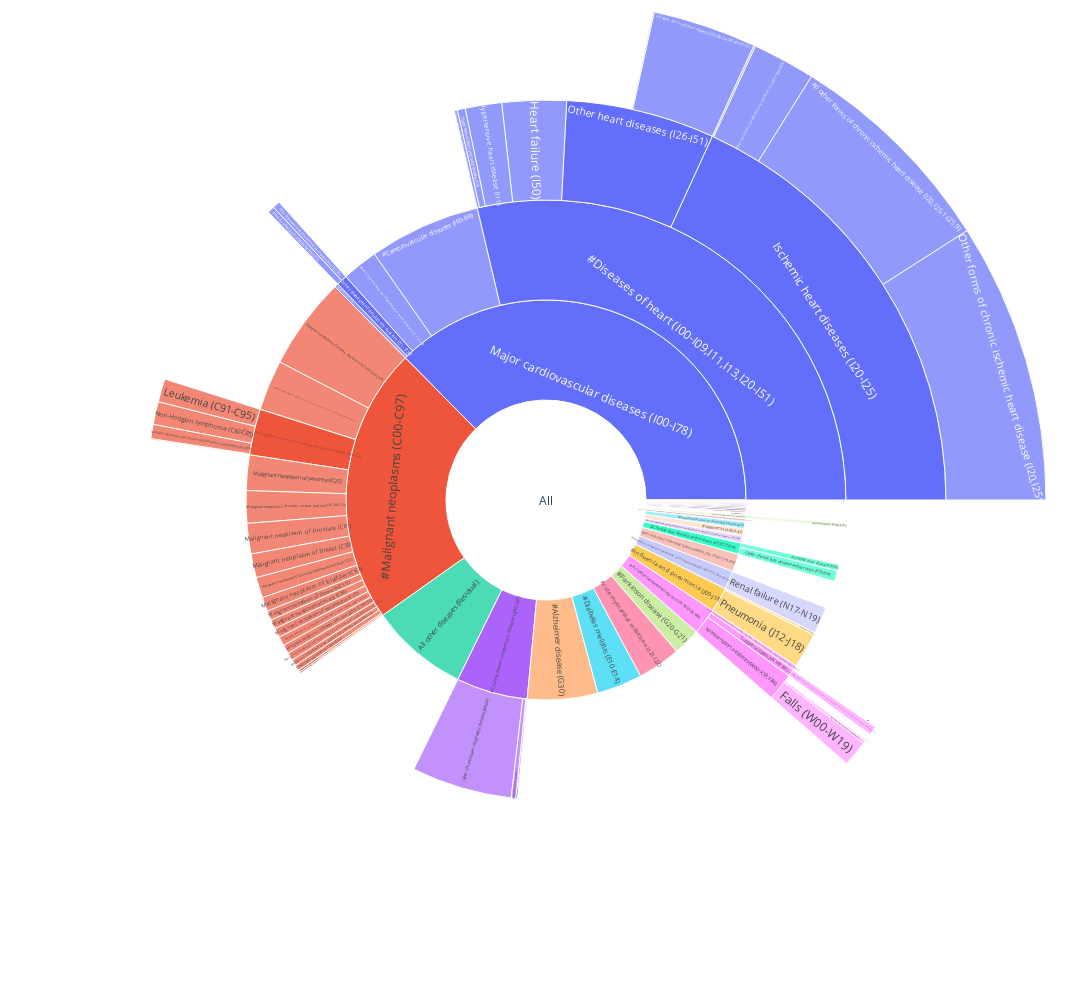

Notebook cell for this chart:
### Code cell
fig = px.sunburst(
    plot_dic,
    names='targets',
    parents='parents',
    values='values',
)
fig.update_layout(
    autosize=False,
    width=1800,
    height=1000,
    margin=dict(
        l=0,
        r=0,
        b=0,
        t=0,
        pad=0
    ),
)
fig.show()

fig.write_html("CauseOfCircle.html")

### Figure 1 — Plotly figure (JSON) as saved in the notebook; plotly's stock layout.template omitted (floating-point values rounded to 4 significant figures)
{"data": [{"domain": {"x": [0, 1], "y": [0, 1]}, "hovertemplate": "targets=%{label}<br>value=%{value}<br>parent=%{parent}<extra></extra>", "labels": ["All", "Certain other intestinal infections (A04,A07-A09)", "#Tuberculosis (A16-A19)", "Respiratory tuberculosis (A16)", "#Septicemia (A40-A41)", "#Viral hepatitis (B15-B19)", "#Human immunodeficiency virus (HIV) disease (B20-B24)", "Other and unspecified infectious and parasitic diseases and their sequelae (A00,A05,A20-A36,A42-A44,A48-A49,A54-A79,A81-A82,A85.0-A85.1,A85.8,A86-B04,B06-B09,B25-B49,B55-B99,U07.1)", "#Malignant neoplasms (C00-C97)", "Malignant neoplasms of lip, oral cavity and pharynx (C00-C14)", "Malignant neoplasm of esophagus (C15)", "Malignant neoplasm of stomach (C16)", "Malignant neoplasms of colon, rectum and anus (C18-C21)", "Malignant neoplasms of liver and intrahepatic bile ducts (C22)", "Malignant neoplasm of pancreas (C25)", "Malignant neoplasm of larynx (C32)", "Malignant neoplasms of trachea, bronchus and lung (C33-C34)", "Malignant melanoma of skin (C43)", "Malignant neoplasm of breast (C50)", "Malignant neoplasm of cervix uteri (C53)", "Malignant neoplasms of corpus uteri and uterus, part unspecified (C54-C55)", "Malignant neoplasm of ovary (C56)", "Malignant neoplasm of prostate (C61)", "Malignant neoplasms of kidney and renal pelvis (C64-C65)", "Malignant neoplasm of bladder (C67)", "Malignant neoplasms of meninges, brain and other parts of central nervous system (C70-C72)", "Malignant neoplasms of lymphoid, hematopoietic and related tissue (C81-C96)", "Hodgkin disease (C81)", "Non-Hodgkin lymphoma (C82-C85)", "Leukemia (C91-C95)", "Multiple myeloma and immunoproliferative neoplasms (C88,C90)", "All other and unspecified malignant neoplasms (C17,C23-C24,C26-C31,C37-C41,C44-C49,C51-C52,C57-C60,C62-C63,C66,C68-C69,C73-C80,C97)", "#In situ neoplasms, benign neoplasms and neoplasms of uncertain or unknown behavior (D00-D48)", "#Anemias (D50-D64)", "#Diabetes mellitus (E10-E14)", "#Nutritional deficiencies (E40-E64)", "Malnutrition (E40-E46)", "#Meningitis (G00,G03)", "#Parkinson disease (G20-G21)", "#Alzheimer disease (G30)", "Major cardiovascular diseases (I00-I78)", "#Diseases of heart (I00-I09,I11,I13,I20-I51)", "Acute rheumatic fever and chronic rheumatic heart diseases (I00-I09)", "Hypertensive heart disease (I11)", "Hypertensive heart and renal disease (I13)", "Ischemic heart diseases (I20-I25)", "Acute myocardial infarction (I21-I22)", "Other acute ischemic heart diseases (I24)", "Other forms of chronic ischemic heart disease (I20,I25)", "Atherosclerotic cardiovascular disease, so described (I25.0)", "All other forms of chronic ischemic heart disease (I20,I25.1-I25.9)", "Other heart diseases (I26-I51)", "Acute and subacute endocarditis (I33)", "Diseases of pericardium and acute myocarditis (I30-I31,I40)", "Heart failure (I50)", "All other forms of heart disease (I26-I28,I34-I38,I42-I49,I51)", "#Essential hypertension and hypertensive renal disease (I10,I12,I15)", "#Cerebrovascular diseases (I60-I69)", "#Atherosclerosis (I70)", "Other diseases of circulatory system (I71-I78)", "#Aortic aneurysm and dissection (I71)", "Other diseases of arteries, arterioles and capillaries (I72-I78)", "Other disorders of circulatory system (I80-I99)", "#Influenza and pneumonia (J09-J18)", "Influenza (J09-J11)", "Pneumonia (J12-J18)", "#Chronic lower respiratory diseases (J40-J47)", "Emphysema (J43)", "Asthma (J45-J46)", "Other chronic lower respiratory diseases (J44,J47)", "#Pneumoconioses and chemical effects (J60-J66,J68,U07.0)", "#Pneumonitis due to solids and liquids (J69)", "Other diseases of respiratory system (J00-J06,J30- J39,J67,J70-J98)", "#Peptic ulcer (K25-K28)", "#Diseases of appendix (K35-K38)", "#Hernia (K40-K46)", "#Chronic liver disease and cirrhosis (K70,K73-K74)", "Alcoholic liver disease (K70)", "Other chronic liver disease and cirrhosis (K73-K74)", "#Cholelithiasis and other disorders of gallbladder (K80-K82)", "#Nephritis, nephrotic syndrome and nephrosis (N00-N07,N17-N19,N25-N27)", "Acute and rapidly progressive nephritic and nephrotic syndrome (N00-N01,N04)", "Renal failure (N17-N19)", "#Infections of kidney (N10-N12,N13.6,N15.1)", "#Hyperplasia of prostate (N40)", "#Congenital malformations, deformations and chromosomal abnormalities (Q00-Q99)", "Symptoms, signs and abnormal clinical and laboratory findings, not elsewhere classified (R00-R99)", "All other diseases (Residual) ", "#Accidents (unintentional injuries) (V01-X59,Y85-Y86)", "Transport accidents (V01-V99,Y85)", "Motor vehicle accidents (V02-V04,V09.0,V09.2,V12-V14,V19.0-V19.2,V19.4-V19.6,V20-V79,V80.3-V80.5,V81.0-V81.1,V82.0-V82.1,V83-V86,V87.0-V87.8,V88.0-V88.8,V89.0,V89.2)", "Other land transport accidents (V01,V05-V06,V09.1,V09.3-V09.9,V10-V11,V15-V18,V19.3,V19.8-V19.9,V80.0-V80.2,V80.6-V80.9,V81.2-V81.9,V82.2-V82.9,V87.9,V88.9,V89.1,V89.3,V89.9)", "Water, air and space, and other and unspecified transport accidents and their sequelae (V90-V99,Y85)", "Nontransport accidents (W00-X59,Y86)", "Falls (W00-W19)", "Accidental drowning and submersion (W65-W74)", "Accidental exposure to smoke, fire and flames (X00-X09)", "Accidental poisoning and exposure to noxious substances (X40-X49)", "Other and unspecified nontransport accidents and their sequelae (W20-W31,W35-W64,W75-W99,X10-X39,X50-X59,Y86)"], "name": "", "parents": ["", "All", "All", "#Tuberculosis (A16-A19)", "All", "All", "All", "All", "All", "#Malignant neoplasms (C00-C97)", "#Malignant neoplasms (C00-C97)", "#Malignant neoplasms (C00-C97)", "#Malignant neoplasms (C00-C97)", "#Malignant neoplasms (C00-C97)", "#Malignant neoplasms (C00-C97)", "#Malignant neoplasms (C00-C97)", "#Malignant neoplasms (C00-C97)", "#Malignant neoplasms (C00-C97)", "#Malignant neoplasms (C00-C97)", "#Malignant neoplasms (C00-C97)", "#Malignant neoplasms (C00-C97)", "#Malignant neoplasms (C00-C97)", "#Malignant neoplasms (C00-C97)", "#Malignant neoplasms (C00-C97)", "#Malignant neoplasms (C00-C97)", "#Malignant neoplasms (C00-C97)", "#Malignant neoplasms (C00-C97)", "Malignant neoplasms of lymphoid, hematopoietic and related tissue (C81-C96)", "Malignant neoplasms of lymphoid, hematopoietic and related tissue (C81-C96)", "Malignant neoplasms of lymphoid, hematopoietic and related tissue (C81-C96)", "Malignant neoplasms of lymphoid, hematopoietic and related tissue (C81-C96)", "#Malignant neoplasms (C00-C97)", "All", "All", "All", "All", "#Nutritional deficiencies (E40-E64)", "All", "All", "All", "All", "Major cardiovascular diseases (I00-I78)", "#Diseases of heart (I00-I09,I11,I13,I20-I51)", "#Diseases of heart (I00-I09,I11,I13,I20-I51)", "#Diseases of heart (I00-I09,I11,I13,I20-I51)", "#Diseases of heart (I00-I09,I11,I13,I20-I51)", "All", "Ischemic heart diseases (I20-I25)", "Ischemic heart diseases (I20-I25)", "Ischemic heart diseases (I20-I25)", "Ischemic heart diseases (I20-I25)", "#Diseases of heart (I00-I09,I11,I13,I20-I51)", "Other heart diseases (I26-I51)", "Other heart diseases (I26-I51)", "#Diseases of heart (I00-I09,I11,I13,I20-I51)", "Other heart diseases (I26-I51)", "Major cardiovascular diseases (I00-I78)", "Major cardiovascular diseases (I00-I78)", "Major cardiovascular diseases (I00-I78)", "Major cardiovascular diseases (I00-I78)", "Other diseases of circulatory system (I71-I78)", "Other diseases of circulatory system (I71-I78)", "All", "All", "#Influenza and pneumonia (J09-J18)", "#Influenza and pneumonia (J09-J18)", "All", "#Chronic lower respiratory diseases (J40-J47)", "#Chronic lower respiratory diseases (J40-J47)", "#Chronic lower respiratory diseases (J40-J47)", "All", "All", "All", "All", "All", "All", "All", "#Chronic liver disease and cirrhosis (K70,K73-K74)", "#Chronic liver disease and cirrhosis (K70,K73-K74)", "All", "All", "#Nephritis, nephrotic syndrome and nephrosis (N00-N07,N17-N19,N25-N27)", "#Nephritis, nephrotic syndrome and nephrosis (N00-N07,N17-N19,N25-N27)", "All", "All", "All", "All", "All", "All", "#Accidents (unintentional injuries) (V01-X59,Y85-Y86)", "Transport accidents (V01-V99,Y85)", "Transport accidents (V01-V99,Y85)", "Transport accidents (V01-V99,Y85)", "#Accidents (unintentional injuries) (V01-X59,Y85-Y86)", "Nontransport accidents (W00-X59,Y86)", "Nontransport accidents (W00-X59,Y86)", "Nontransport accidents (W00-X59,Y86)", "Nontransport accidents (W00-X59,Y86)", "#Accidents (unintentional injuries) (V01-X59,Y85-Y86)"], "type": "sunburst", "values": [0, 3.05, 0.41, 1.18, 23.74, 3.64, 1.94, 11.05, 0.02, 13.87, 20.8, 21.1, 71.87, 45.78, 78.63, 4.82, 204.9, 12.46, 52.77, 3.35, 17.34, 20.86, 67.76, 19.92, 31.26, 20.22, 0.17, 1.53, 37.91, 38.79, 23.86, 112.0, 23.92, 5.17, 151.4, 0.23, 10.17, 0.65, 90.62, 234.1, 0, 0, 5.23, 60.59, 13.11, 0, 144.0, 2.29, 373.4, 83.63, 289.7, 106.9, 1.53, 0.71, 106.9, 138.2, 79.69, 247.8, 8.46, 0, 11.64, 12.4, 3.23, 0, 5.35, 77.46, 0.48, 10.34, 3.58, 223.1, 0.76, 23.04, 59.18, 7.52, 0.71, 3.88, 0, 13.93, 23.98, 6.88, 0.41, 0.59, 60.53, 1.7, 1.12, 2.7, 5.64, 327.3, 0, 0, 15.04, 0.59, 1, 10.58, 43.66, 1.82, 1.35, 3.94, 10.4]}], "layout": {"autosize": false, "height": 1000, "legend": {"tracegroupgap": 0}, "margin": {"b": 0, "l": 0, "pad": 0, "r": 0, "t": 0}, "width": 1800}}
